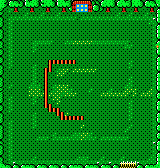

The image is a tile-based game level rendered from a .tmx file. Its description and complete source (layers, tilesets, objects, tile grids) follow:
An orthogonal 40x42 tile map with 4x4 px tiles, 1 tile layer (Capa de Patrones 1).

<map version="1.10" tiledversion="1.11.0" orientation="orthogonal" renderorder="right-down" width="40" height="42" tilewidth="4" tileheight="4" infinite="0" nextlayerid="2" nextobjectid="1">
 <tileset firstgid="1" name="tiles" tilewidth="4" tileheight="4" tilecount="120" columns="15">
  <image source="tiles.png" width="60" height="32" />
 </tileset>
 <layer id="1" name="Capa de Patrones 1" width="40" height="42">
  <data encoding="csv">
53,51,46,47,48,48,52,47,53,54,49,53,53,48,52,53,47,54,109,110,110,110,111,48,48,46,53,53,54,46,53,47,54,53,53,48,46,47,48,53,
53,51,49,50,50,51,49,50,50,51,49,50,50,51,49,50,50,51,15,31,31,31,15,46,48,49,50,50,51,49,50,50,51,50,50,51,49,50,50,49,
51,1,2,4,5,1,1,4,5,1,1,4,5,1,1,4,5,49,15,31,31,31,15,49,51,51,4,5,1,1,4,5,1,4,5,1,1,4,5,46,
51,1,1,1,1,1,2,1,1,1,2,1,1,1,2,1,1,1,1,1,1,1,1,1,1,1,1,1,1,2,1,1,2,1,1,1,2,1,1,52,
48,1,2,2,2,2,2,2,2,2,2,2,2,2,2,2,2,2,2,1,2,2,2,2,2,2,2,2,2,2,2,2,2,2,2,2,2,2,3,52,
54,1,2,1,1,1,1,1,1,1,1,1,1,1,1,1,1,1,1,1,1,1,1,1,1,1,1,1,1,1,1,1,1,1,1,1,1,2,2,49,
51,1,2,1,1,1,1,1,1,1,1,1,1,1,1,1,1,1,1,1,1,1,1,1,1,1,1,1,1,1,1,1,1,1,1,1,1,1,2,46,
48,1,2,1,1,1,1,1,1,1,1,1,1,1,1,1,1,1,1,1,1,1,1,1,1,1,1,1,1,1,1,1,1,1,1,1,1,1,2,52,
54,1,2,1,1,1,1,1,1,1,1,1,1,1,1,1,1,1,1,1,1,1,1,1,1,1,1,1,1,1,1,1,1,1,1,1,1,1,2,52,
51,1,2,1,1,1,1,1,1,1,1,1,1,1,1,1,1,1,1,1,1,1,1,1,1,1,1,1,1,1,1,1,1,1,1,1,1,1,2,49,
48,1,2,1,1,1,1,1,2,2,2,2,2,1,1,1,2,2,6,6,6,6,6,2,2,2,2,2,2,2,2,2,1,1,1,1,1,1,2,46,
54,1,2,1,1,1,1,1,2,1,1,1,1,1,1,1,1,1,1,1,1,1,1,1,1,1,1,1,1,1,1,2,2,1,1,1,1,1,2,55,
48,1,2,1,1,1,1,1,2,1,1,1,1,1,1,1,1,1,1,1,1,1,1,1,1,1,1,1,1,1,1,1,1,1,1,1,1,1,2,52,
51,1,2,1,1,1,1,1,1,1,1,1,1,1,1,1,1,1,1,1,1,1,1,1,1,1,1,1,1,1,1,1,1,1,1,1,1,1,2,49,
48,1,2,1,1,1,1,1,1,1,1,1,1,1,1,1,1,1,1,1,1,1,1,1,1,1,1,1,1,1,1,1,1,1,1,1,1,1,2,46,
51,1,2,1,1,1,1,1,1,1,1,1,106,106,106,106,106,106,106,1,1,1,1,1,1,1,1,1,1,1,1,1,2,1,1,1,1,1,2,52,
48,1,2,1,1,1,1,1,2,1,1,1,106,1,1,1,1,1,1,1,1,1,1,1,1,1,1,1,1,1,1,1,2,1,1,1,1,1,2,52,
54,1,1,1,1,1,1,1,2,1,1,106,106,1,2,6,6,1,6,6,6,6,6,6,1,1,1,1,1,1,1,1,1,1,1,1,1,1,2,49,
51,1,1,1,1,1,1,1,2,1,1,106,1,1,6,6,1,1,1,1,1,1,1,1,1,1,1,1,1,1,1,1,1,1,1,1,1,1,2,46,
48,1,1,1,1,1,1,1,2,1,1,106,1,1,1,1,1,1,1,1,1,1,1,1,1,1,1,1,1,1,1,1,2,1,1,1,1,1,2,52,
54,1,1,1,1,1,1,1,2,1,1,106,1,1,1,1,1,1,1,1,1,1,1,1,1,1,1,1,1,1,1,1,2,1,1,1,1,1,2,52,
51,1,2,1,1,1,1,2,2,2,1,106,1,2,6,6,6,1,1,1,1,1,1,1,1,1,1,1,1,1,1,2,2,1,1,1,1,1,2,52,
51,1,1,1,1,1,1,6,6,6,1,106,1,2,6,6,6,2,1,1,1,1,2,1,1,1,1,2,1,1,1,6,6,6,1,1,1,6,2,49,
54,1,1,1,1,1,1,6,6,6,6,106,6,6,6,2,6,6,6,1,1,1,1,1,1,6,6,6,6,6,6,6,1,6,1,6,6,6,2,46,
54,1,2,1,1,1,1,1,2,1,1,106,1,6,6,1,1,1,1,1,1,1,1,1,1,1,1,1,1,1,1,1,1,1,1,1,1,1,2,49,
51,1,2,1,1,1,1,1,2,1,1,106,1,1,6,1,1,1,1,1,1,1,1,1,1,1,1,1,1,1,1,1,2,1,1,1,1,1,2,46,
48,1,2,1,1,1,1,1,1,1,1,106,106,1,1,1,1,1,1,1,1,1,1,1,1,1,1,1,1,1,1,1,2,1,1,1,1,1,2,52,
51,1,2,1,1,1,1,1,1,1,1,1,106,106,106,1,1,1,1,1,1,1,1,1,1,1,1,1,1,1,1,1,2,1,1,1,1,1,2,49,
48,1,1,1,1,1,1,1,2,1,1,1,1,1,106,106,6,1,1,1,1,1,1,1,1,1,1,1,1,1,1,1,2,1,1,1,1,1,2,46,
54,1,1,1,1,1,1,1,2,1,1,1,1,1,1,106,106,106,106,106,106,1,1,1,1,1,1,1,1,1,1,1,2,1,1,1,1,1,2,52,
51,1,2,1,1,1,1,1,2,1,1,1,1,1,1,1,1,1,1,1,1,1,1,1,1,1,1,1,1,1,1,1,1,1,1,1,1,1,2,49,
48,1,2,1,1,1,1,1,2,1,1,1,1,1,1,1,1,1,1,1,6,1,1,1,1,1,1,1,1,1,1,1,2,1,1,1,1,1,2,46,
54,1,2,1,1,1,1,1,1,1,1,1,1,1,1,1,1,1,1,1,1,1,1,1,1,1,1,1,1,1,1,2,1,1,1,1,1,1,2,49,
54,1,2,1,1,1,1,1,1,1,1,1,1,2,1,1,1,1,2,2,6,6,2,1,1,1,1,1,1,1,1,1,1,1,1,1,1,1,2,46,
51,1,2,1,1,1,1,1,1,2,2,2,1,2,2,2,2,2,2,2,6,2,2,2,1,2,2,2,2,2,2,2,1,1,1,1,1,1,2,49,
48,1,2,1,1,1,1,1,1,1,1,1,1,1,1,1,1,1,1,1,1,1,1,1,1,1,1,1,1,1,1,1,1,1,1,1,1,1,3,46,
48,1,2,1,1,1,1,1,1,1,1,1,1,1,1,1,1,1,1,1,1,1,1,1,1,1,1,1,1,1,1,1,1,1,1,1,1,1,2,52,
54,1,2,1,1,1,1,1,1,1,1,1,1,1,1,1,1,1,1,1,1,1,1,1,1,1,1,1,1,1,1,1,1,1,1,1,1,1,2,49,
51,1,2,1,1,1,1,1,1,1,1,1,1,1,1,1,1,1,1,1,1,1,1,1,1,1,1,1,1,1,1,1,1,1,1,1,1,1,2,46,
48,1,2,1,1,1,1,1,2,1,1,1,1,1,1,1,1,1,1,2,2,2,1,1,1,2,1,1,1,1,2,1,1,1,1,1,1,2,2,52,
54,1,2,3,2,2,2,2,2,2,2,2,2,2,2,2,2,2,2,2,2,2,2,2,3,2,2,3,2,2,7,7,7,7,3,2,2,2,2,52,
53,47,48,46,48,46,47,47,48,46,47,48,46,47,48,46,48,46,47,47,48,46,47,47,48,46,47,48,46,48,56,56,56,56,46,48,46,47,47,53
</data>
 </layer>
</map>